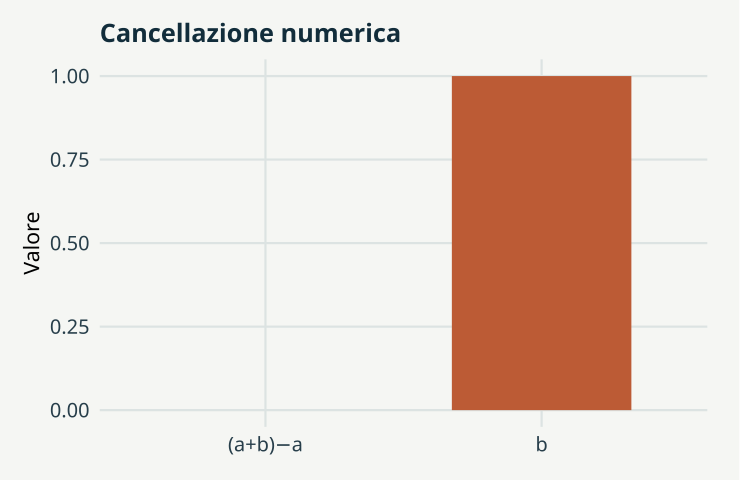

Here is the R script that generated this plot:
# GeoStat Lab — funzioni comuni. R >= 4.3; ggplot2 >= 3.4; jsonlite.
suppressPackageStartupMessages(library(ggplot2))
col_geo <- c('#168B9C','#BC5B35','#7054A4','#A17B19','#227864','#64748B')
theme_set(theme_minimal(base_size=17, base_family='sans') + theme(
  plot.background=element_rect(fill='#F5F6F3',colour=NA),
  panel.background=element_rect(fill='#F5F6F3',colour=NA),
  panel.grid.minor=element_blank(),panel.grid.major=element_line(colour='#DCE3E2'),
  plot.title=element_text(size=19,face='bold',colour='#122D3B'),
  plot.subtitle=element_text(size=13,colour='#405560',margin=margin(b=12)),
  axis.text=element_text(size=15,colour='#273E4A'),axis.title=element_text(size=16),
  legend.position='bottom',legend.title=element_blank(),legend.text=element_text(size=14),
  strip.text=element_text(size=15,face='bold'),plot.margin=margin(18,24,18,18)))
metric <- function(...) data.frame(grandezza=names(c(...)),valore=as.character(c(...)),check.names=FALSE)
f <- function(x,d=3) {out<-formatC(x,digits=d,format='fg');out[!is.finite(x)]<-'Non definito';out}
line_plot <- function(d,x='x',y='y',title='',xl=x,yl=y,group=NULL) {
 p<-ggplot(d,aes(x=.data[[x]],y=.data[[y]]))
 if(is.null(group)) p<-p+geom_line(colour=col_geo[1],linewidth=1.05) else p<-p+aes(colour=.data[[group]],group=.data[[group]])+geom_line(linewidth=1)+scale_colour_manual(values=col_geo)
 p+labs(title=title,x=xl,y=yl)
}
point_plot <- function(d,x='x',y='y',title='',xl=x,yl=y,group=NULL) {
 p<-ggplot(d,aes(x=.data[[x]],y=.data[[y]]))
 if(is.null(group))p<-p+geom_point(colour=col_geo[1],size=2.5,alpha=.8) else p<-p+aes(colour=.data[[group]])+geom_point(size=2.7,alpha=.85)+scale_colour_manual(values=col_geo)
 p+labs(title=title,x=xl,y=yl)
}
hist_plot<-function(x,title='',xl='Valore',bins=20)ggplot(data.frame(x=x),aes(x))+geom_histogram(bins=bins,fill=col_geo[1],colour='#F5F6F3')+labs(title=title,x=xl,y='Frequenza')
bar_plot<-function(d,x='gruppo',y='valore',title='',yl='Valore')ggplot(d,aes(x=.data[[x]],y=.data[[y]],fill=.data[[x]]))+geom_col(width=.65)+scale_fill_manual(values=rep(col_geo,length.out=length(unique(d[[x]])) ))+guides(fill='none')+labs(title=title,x=NULL,y=yl)
map_plot<-function(d,z='z',title='',xl='Est [km]',yl='Nord [km]')ggplot(d,aes(x,y,fill=.data[[z]]))+geom_raster()+coord_equal()+scale_fill_gradientn(colours=c('#153F56','#298C9C','#B8CDB2','#F1D889','#AD542F'))+labs(title=title,x=xl,y=yl)
acf_data<-function(x,lag=20){a<-acf(x,lag.max=min(lag,length(x)-1),plot=FALSE);data.frame(x=as.vector(a$lag)[-1],y=as.vector(a$acf)[-1])}
# AR(1), distribuzione marginale stazionaria N(0, 1).
ar_series<-function(n,rho){x<-numeric(n);x[1]<-rnorm(1);for(i in 2:n)x[i]<-rho*x[i-1]+sqrt(1-rho^2)*rnorm(1);x}
# Distanze euclidee in unità metriche già dichiarate; nessuna conversione implicita di CRS.
dist_cross<-function(a,b)sqrt(outer(a[,1],b[,1],'-')^2+outer(a[,2],b[,2],'-')^2)
# Predittore IDW: i punti coincidenti ricevono esattamente il valore osservato.
idw<-function(xy,z,new,power=2){dd<-dist_cross(new,xy);apply(dd,1,function(d)if(any(d<1e-10))mean(z[d<1e-10])else weighted.mean(z,d^(-power)))}
# CART didattico binario: divisioni assiali che minimizzano l'impurità di Gini.
cart_fit<-function(x,y,depth=2,minleaf=4){
 node<-list(p=mean(y),n=length(y));if(depth<1||length(unique(y))<2||length(y)<2*minleaf)return(node)
 best<-Inf
 for(j in seq_len(ncol(x))){v<-sort(unique(x[,j])); if(length(v)<2)next
  for(cut in (head(v,-1)+tail(v,-1))/2){left<-x[,j]<=cut;nl<-sum(left);nr<-sum(!left);if(min(nl,nr)<minleaf)next
   score<-nl*mean(y[left])*(1-mean(y[left]))+nr*mean(y[!left])*(1-mean(y[!left]))
   if(score<best){best<-score;node$j<-j;node$cut<-cut;split<-left}
  }
 }
 if(is.finite(best)){node$left<-cart_fit(x[split,,drop=FALSE],y[split],depth-1,minleaf);node$right<-cart_fit(x[!split,,drop=FALSE],y[!split],depth-1,minleaf)};node
}
cart_predict<-function(tree,x)apply(x,1,function(row){t<-tree;while(!is.null(t$j))t<-if(row[t$j]<=t$cut)t$left else t$right;t$p})

p <- list(exponent = 16, tolerance = 0.01, seed = 17)
set.seed(p$seed)
a <- 10^p$exponent

b <- 1

u <- (a + b) - a

data <- data.frame(gruppo = c("(a+b)−a", "b"), valore = c(u, b))

plots <- list(bar_plot(data, title = "Cancellazione numerica"))

metrics <- metric(`Scarto assoluto` = abs(u - b), `Entro tolleranza` = abs(u - b) <= p$tolerance)
print(metrics,row.names=FALSE)
ggplot2::ggsave('t00-confronto-A.svg',plots[[1]],device=svglite::svglite,width=7.7,height=5.0,bg='#F8F6F1')
